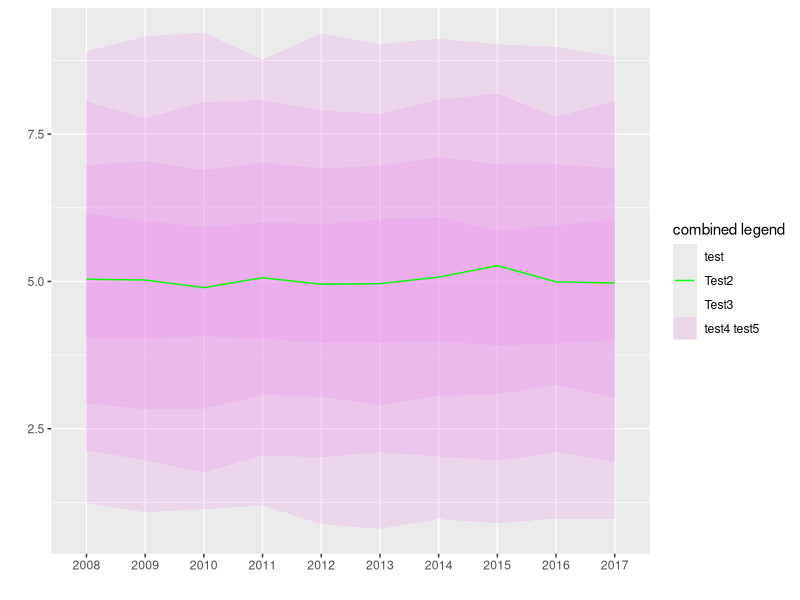

Recreate this plot in R.
## ---- chunk 1
require(data.table)
library(ggplot2)
dat_ribbon <- data.table(x = rep(2008:2017, 4),  
                         ymin = c(rnorm(10, 1, 0.1), rnorm(10, 2, .1), 
                                  rnorm(10, 3, .1), rnorm(10, 4, .1)),
                         group = rep(LETTERS[1:4], each = 10),
                         ymax = c(rnorm(10, 9, 0.1), rnorm(10, 8, .1), 
                                  rnorm(10, 7, .1), rnorm(10, 6, .1)
                                  )
)

dat_m <- data.table(x = 2008:2017, y = rnorm(10, 5, .1))
                         
ggplot(dat_ribbon, aes(x = factor(x))) +

  geom_ribbon(aes(ymin = ymin, ymax = ymax, group = group, fill = "test4 test5"), 
              alpha = 0.2) +
  geom_line(aes(y = y, group = 1,color = "Test2"), data = dat_m) +
  geom_blank(data = data.frame(x = rep(2012, 4), y = 5, 
                               group = c("test4 test5", "Test2", "test", "Test3")), 
             aes(y = y, color = group, fill = group)) +
  scale_color_manual(name = "combined legend",
                     values=c("test4 test5"= NA, "Test2" = "green", 
                              "test"="azure", "Test3"="red")) + 
  scale_fill_manual(name = "combined legend",
                    values = c("test4 test5"= "violet", 
                               "Test2" = NA, "test"=NA, "Test3"=NA)) +
  labs(x='', y='')

